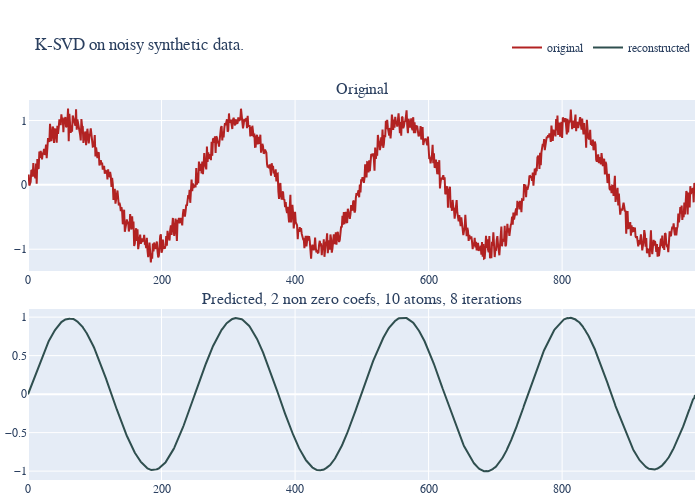

This figure's notebook cell:
### Code cell
fig = plot_original_pred(save_path="images/noisy_sinus.pdf", y_pred=pred, y_true=measure, n_coefs=2, K=10, n_iter=ksvd.n_iter, title="K-SVD on noisy synthetic data.")

### Figure 1 — Plotly figure (JSON) as saved in the notebook; plotly's stock layout.template omitted (floating-point values rounded to 4 significant figures; data arrays with more than 128 entries replaced by an {"elided": "..."} marker saying what was removed)
{"data": [{"line": {"color": "firebrick"}, "name": "original", "type": "scatter", "x": {"elided": "1000 int values"}, "xaxis": "x", "y": {"elided": "1000 float values"}, "yaxis": "y"}, {"line": {"color": "darkslategray"}, "name": "reconstructed", "type": "scatter", "x": {"elided": "1000 int values"}, "xaxis": "x2", "y": {"elided": "1000 float values"}, "yaxis": "y2"}], "layout": {"annotations": [{"font": {"size": 16}, "showarrow": false, "text": "Original", "x": 0.5, "xanchor": "center", "xref": "paper", "y": 1, "yanchor": "bottom", "yref": "paper"}, {"font": {"size": 16}, "showarrow": false, "text": "Predicted, 2 non zero coefs, 10 atoms, 8 iterations", "x": 0.5, "xanchor": "center", "xref": "paper", "y": 0.45, "yanchor": "bottom", "yref": "paper"}], "font": {"family": "Serif"}, "height": 500, "legend": {"orientation": "h", "x": 1, "xanchor": "right", "y": 1.1, "yanchor": "bottom"}, "margin": {"b": 5, "l": 5, "r": 5, "t": 100}, "showlegend": true, "title": {"text": "K-SVD on noisy synthetic data."}, "width": 700, "xaxis": {"anchor": "y", "domain": [0, 1]}, "xaxis2": {"anchor": "y2", "domain": [0, 1]}, "yaxis": {"anchor": "x", "domain": [0.55, 1]}, "yaxis2": {"anchor": "x2", "domain": [0, 0.45]}}}
